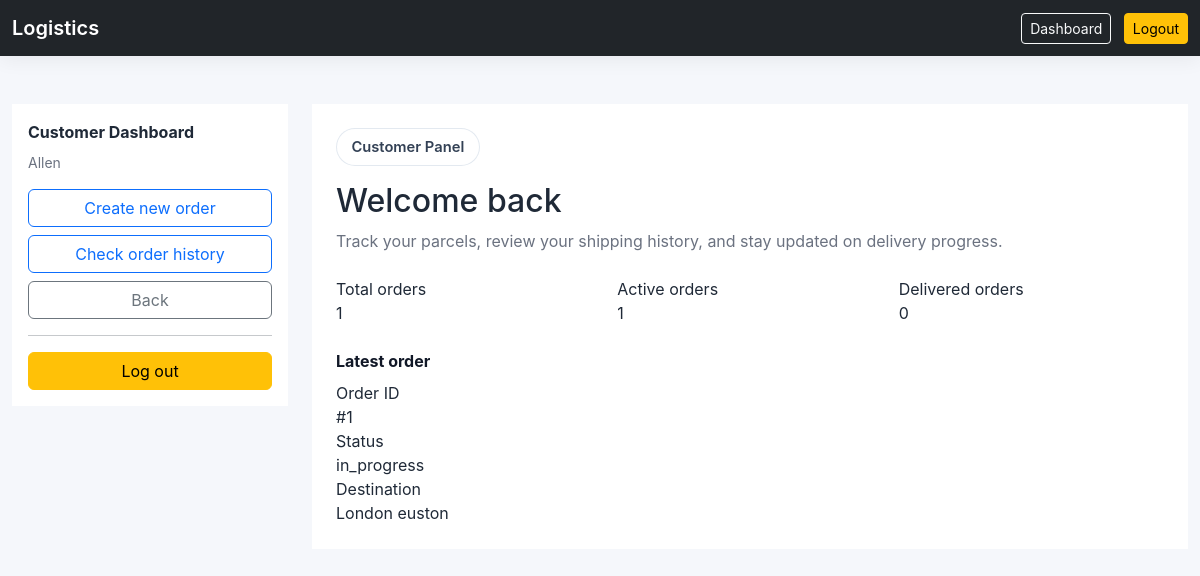
The page /customer/ (signed in) on the database its author committed.
### logistics/models.py (models this page shows, shortened)
class Order(models.Model):
    STATUS_CHOICES = (
        ("pending", "Pending"),
        ("picked_up", "Picked up"),
        ("in_transit", "In transit"),
        ("out_for_delivery", "Out for delivery"),
        ("delivered", "Delivered"),
        ("cancelled", "Cancelled"),
    )
    depart_from = models.CharField(max_length=255, blank=True, default="")
    customer = models.ForeignKey(
        settings.AUTH_USER_MODEL,
        on_delete=models.CASCADE,
        related_name="orders"
    )
    address = models.CharField(max_length=255)
    destination = models.CharField(max_length=255)
    weight = models.DecimalField(max_digits=8, decimal_places=2)
    description = models.TextField(blank=True)
    status = models.CharField(max_length=30, choices=STATUS_CHOICES, default="pending")
    created_at = models.DateTimeField(auto_now_add=True)
    start_lat = models.FloatField(null=True, blank=True)
    start_lng = models.FloatField(null=True, blank=True)
    dest_lat = models.FloatField(null=True, blank=True)
    dest_lng = models.FloatField(null=True, blank=True)
    current_lat = models.FloatField(null=True, blank=True)
    current_lng = models.FloatField(null=True, blank=True)
    estimated_delivery = models.DateTimeField(null=True, blank=True)
    tracking_note = models.CharField(max_length=255, blank=True, default="")

### logistics/views.py (the view)
# urls.py: path("customer/", views.customer_dashboard_view, name="customer_dashboard"),
@login_required
def customer_dashboard_view(request):
    _require_customer(request)
    orders = Order.objects.filter(customer=request.user)
    context = {
        "total_orders": orders.count(),
        "active_orders": orders.exclude(status__in=["delivered", "cancelled"]).count(),
        "delivered_orders": orders.filter(status="delivered").count(),
        "latest_order": orders.order_by("-created_at").first(),
    }
    return render(request, "customer/dashboard.html", context)

### logistics/views.py (called while the page is built)
def _require_customer(request):
    if request.user.profile.role != "customer":
        raise Http404()

### logistics/templates/customer/dashboard.html
{% extends "customer/customer_base.html" %}
{% block customer_content %}
<div class="hero-panel mb-4">
  <div class="soft-chip mb-3">Customer Panel</div>
  <h2 class="page-title mb-2">Welcome back</h2>
  <p class="text-muted mb-0">Track your parcels, review your shipping history, and stay updated on delivery progress.</p>
</div>
<div class="row g-3 mb-4">
  <div class="col-md-4">
    <div class="stat-card">
      <div class="stat-label">Total orders</div>
      <div class="stat-value">{{ total_orders }}</div>
    </div>
  </div>
  <div class="col-md-4">
    <div class="stat-card">
      <div class="stat-label">Active orders</div>
      <div class="stat-value">{{ active_orders }}</div>
    </div>
  </div>
  <div class="col-md-4">
    <div class="stat-card">
      <div class="stat-label">Delivered orders</div>
      <div class="stat-value">{{ delivered_orders }}</div>
    </div>
  </div>
</div>
<div class="content-card">
  <div class="card-title-strong">Latest order</div>
  {% if latest_order %}
    <div class="info-item">
      <div class="info-label">Order ID</div>
      <div class="info-value">#{{ latest_order.id }}</div>
    </div>
    <div class="info-item">
      <div class="info-label">Status</div>
      <div class="info-value">{{ latest_order.get_status_display }}</div>
    </div>
    <div class="info-item">
      <div class="info-label">Destination</div>
      <div class="info-value">{{ latest_order.destination }}</div>
    </div>
  {% else %}
    <div class="text-muted">You do not have any orders yet.</div>
  {% endif %}
</div>
{% endblock %}

### logistics/templates/customer/customer_base.html (shortened to what this page needs)
{% extends "base.html" %}
{% block content %}
<div class="row g-4">
  <div class="col-12 col-md-3 col-lg-3">
    <div class="auth-card bg-white p-3">
      <div class="fw-bold mb-2">Customer Dashboard</div>
      <div class="text-muted small mb-3">{{ user.username }}</div>
      <div class="d-grid gap-2">
        <a class="btn btn-outline-primary"
           href="{% url 'customer_order_new' %}">Create new order</a>
        <a class="btn btn-outline-primary"
           href="{% url 'customer_order_history' %}">Check order history</a>
        <a class="btn btn-outline-secondary"
           href="{% url 'customer_dashboard' %}">Back</a>
      </div>
      <hr class="my-3">
      <a class="btn btn-warning w-100" href="{% url 'logout' %}">Log out</a>
    </div>
  </div>
  <div class="col-12 col-md-9 col-lg-9">
    <div class="auth-card bg-white p-4">
      {% block customer_content %}{% endblock %}
    </div>
  </div>
</div>
{% endblock %}

### logistics/static/logistics/app.css (style rules this page uses)
body { background: #f5f7fb; font-family: "Inter", "Segoe UI", Arial, sans-serif; color: #1f2937; }
.soft-chip { display: inline-flex; align-items: center; gap: 0.4rem; padding: 0.45rem 0.9rem; border-radius: 999px; background: rgba(255, 255, 255, 0.82); border: 1px solid rgba(226, 232, 240, 0.95); color: #334155; font-size: 0.92rem; font-weight: 600; backdrop-filter: blur(8px); }
.card-title-strong { font-weight: 700; font-size: 1rem; margin-bottom: 0.5rem; color: #111827; }
.text-muted { color: #6b7280 !important; }

### rows shown on the page
Order: id "1", status "in_progress", destination "London euston"

### other values the page prints
{{ user.username }} "Allen"
{{ total_orders }} "1"
{{ active_orders }} "1"
{{ delivered_orders }} "0"
